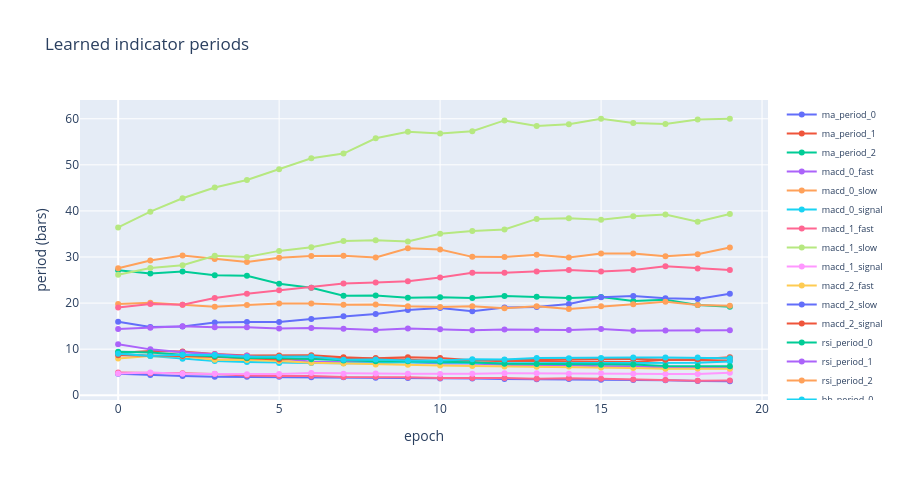

Notebook source saved alongside this figure:
### Markdown cell above
## Learned indicator periods

### Code cell
Visualizations.build("indicator_evolution", ctx.path("metrics.jsonl"), ctx.config).show()
